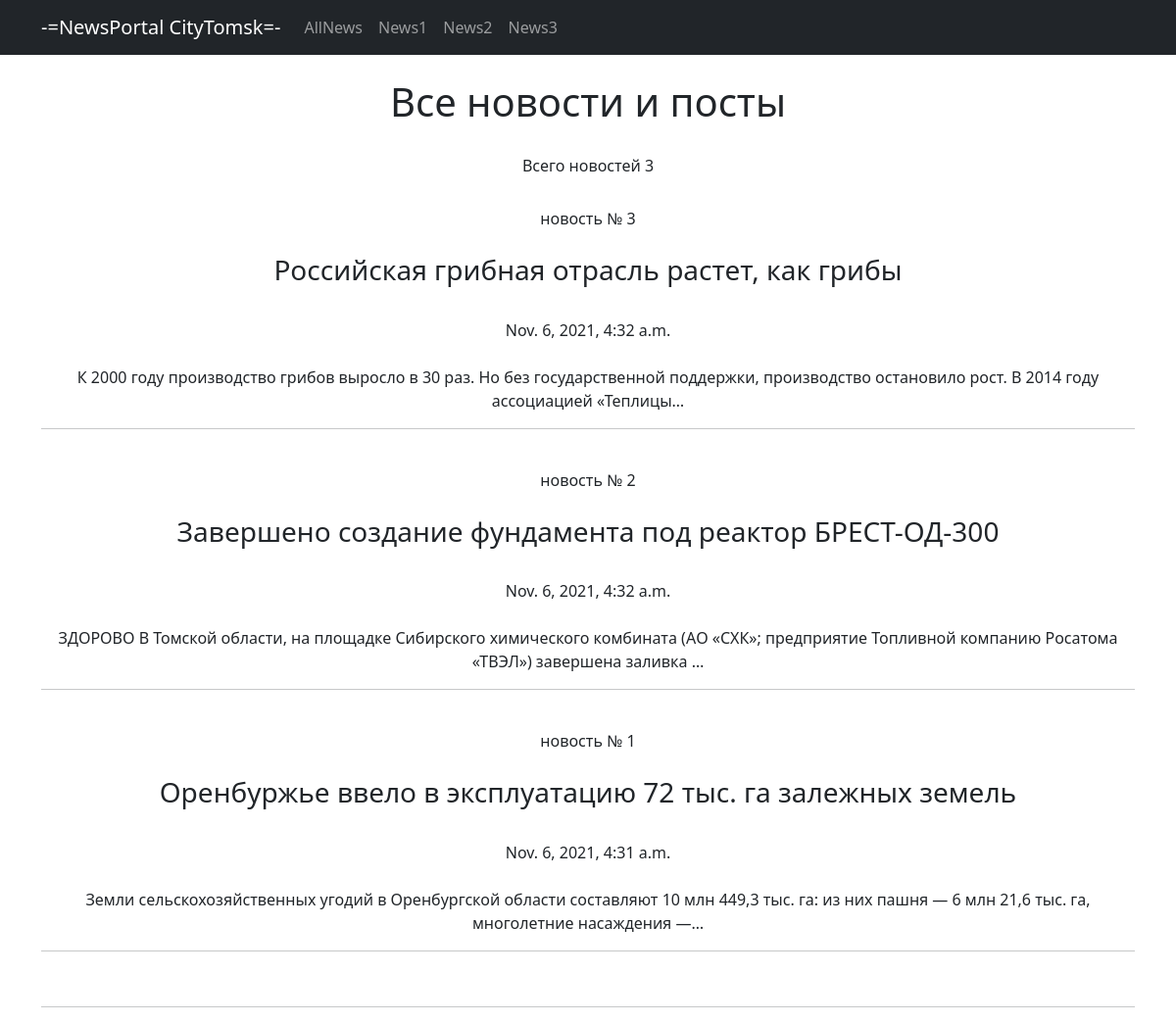
The page /news/ on the database as committed earlier.
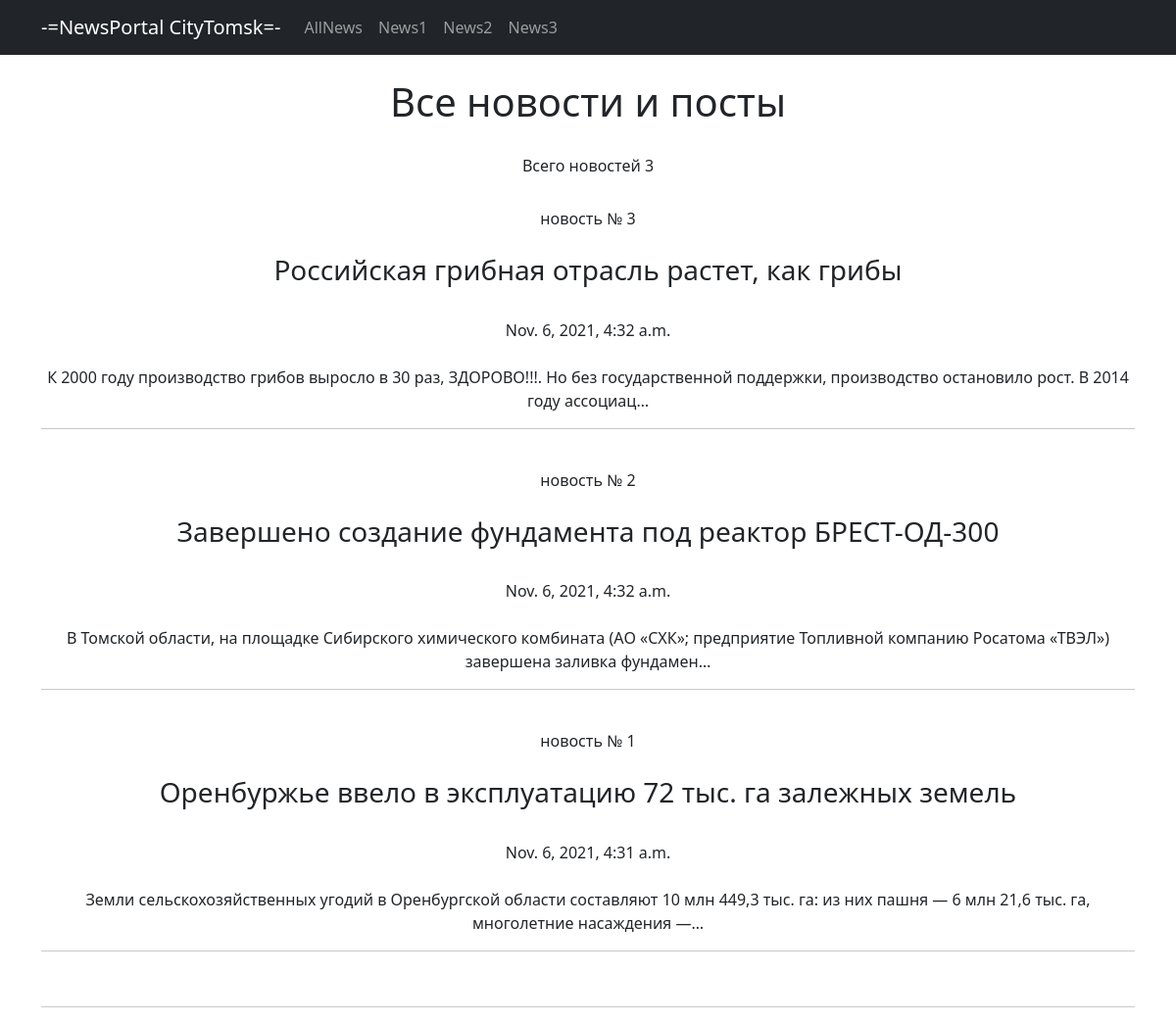
The same page on the database as committed later.
### newapp/models.py (models this page shows, shortened)
class Post(models.Model):
    author = models.ForeignKey(Author, on_delete=models.CASCADE)
    NEWS = 'NW'
    ARTICLE = 'AR'
    CATEGORY_CHOICES = (
        (NEWS, 'Новость'),
        (ARTICLE, 'Статья'),
    )
    categoryType = models.CharField(max_length=2, choices=CATEGORY_CHOICES, default=ARTICLE)
    dateCreation = models.DateTimeField(auto_now_add=True)
    postCategory = models.ManyToManyField(Category, through='postCategory')
    title = models.CharField(max_length=128)
    text = models.TextField()
    rating = models.SmallIntegerField(default=0)
    def __str__(self):
        return f'{self.title}'

### newapp/views.py (the view)
# urls.py: path('', PostsList.as_view()),
class PostsList(ListView):
    model = Post  # указываем модель, объекты которой мы будем выводить
    template_name = 'posts.html'  # указываем имя шаблона, в котором будет лежать HTML,
    context_object_name = 'posts'  # это имя списка, в котором будут лежать все объекты, его надо указать,
    queryset = Post.objects.order_by('-dateCreation')
    def get_context_data(self, **kwargs):
        context = super().get_context_data(**kwargs)
        context['time_now'] = datetime.utcnow()  # добавим переменную текущей даты time_now
        context['value1'] = "круто и все такое" # добавим ещё одну пустую переменную, чтобы на её примере посмотреть работу
        return context

### newapp/templatetags/custom_filters.py (called while the page is built)
@register.filter(name='Censor')
def Censor(value, arg):
    value = value.replace("жесть", "ЗДОРОВО")
    value = value.replace("афигенно", "ЗДОРОВО")
    value = value.replace("круто", "ЗДОРОВО")
    return value

### newapp/templates/posts.html (shortened to what this page needs)
{% extends 'flatpages/default.html' %}
{% load custom_filters %}
{% block content %}
<br>
<h1>Все новости и посты</h1>
<br>
<h6>Всего новостей
{{ posts | length }}</h6>
{% if posts %}
{% for post in posts %}
<br>
новость №
{{ post.pk }}
<br>
<br>
<h3>{{ post }}</h3>
<br>
{{ post.dateCreation }}
<br>
<br>
{{ post.text | Censor:"" | truncatechars:150 }}
<br>
<hr>
{% endfor %}
{% else %}
<h3>Новостей нет!</h3>
{% endif %}
<br>
<hr>
{% endblock content %}

Rows that differ between the two databases and show on the page:
changed Post "Российская грибная отрасль растет, как грибы": text|Censor "К 2000 году производство грибов выросло в 30 раз. Но без государственной поддержки, производство остановило рост. В 2014 году ассоциацией «Теплицы…" → "К 2000 году производство грибов выросло в 30 раз, ЗДОРОВО!!!. Но без государственной поддержки, производство остановило рост. В 2014 году ассоциац…"
changed Post "Завершено создание фундамента под реактор БРЕСТ-ОД-300": text|Censor "ЗДОРОВО В Томской области, на площадке Сибирского химического комбината (АО «СХК»; предприятие Топливной компанию Росатома «ТВЭЛ») завершена заливка …" → "В Томской области, на площадке Сибирского химического комбината (АО «СХК»; предприятие Топливной компанию Росатома «ТВЭЛ») завершена заливка фундамен…"
